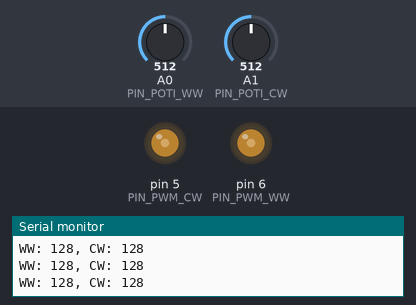
Recording of a program running on a simulated Arduino Uno, built with avr-gcc and run on an emulated ATmega328P. Shown: output pins drawn as LEDs (lit = HIGH), the last lines printed to the serial monitor. The test bench sets the inputs (shaded band); at power-on: A0 (PIN_POTI_WW) = 512, A1 (PIN_POTI_CW) = 512.

Above: at 1.2 s.
1.3 s: A0 (PIN_POTI_WW) set to 716
At 2.2 s:
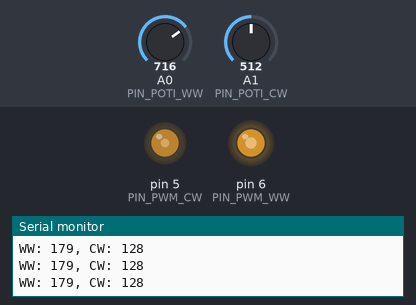
2.8 s: A1 (PIN_POTI_CW) set to 716
At 3.8 s:
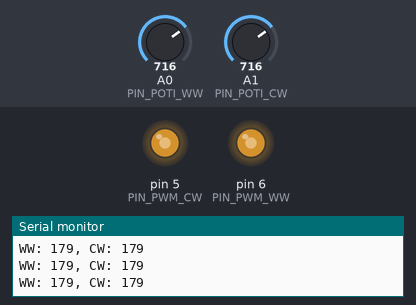
4.3 s: A0 (PIN_POTI_WW) set to 900
At 5.3 s:
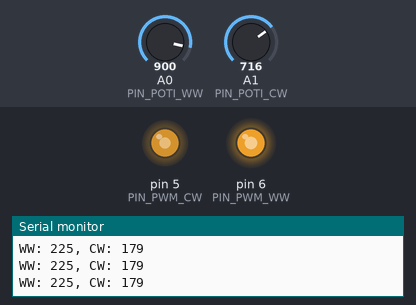
5.8 s: A1 (PIN_POTI_CW) set to 900
At 6.9 s:
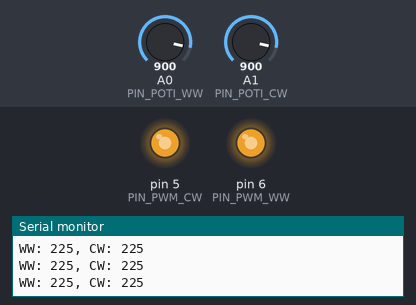
7.3 s: A0 (PIN_POTI_WW) set to 511
At 8.4 s:
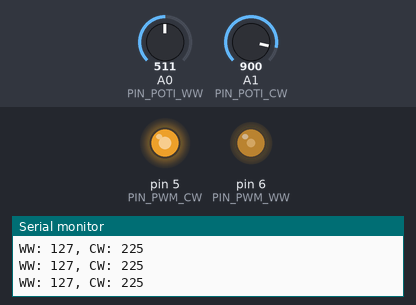
8.8 s: A1 (PIN_POTI_CW) set to 306
At 10.0 s:
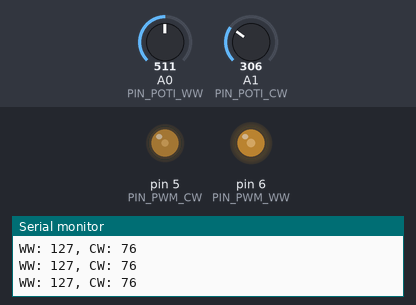
Timing chart, 0 to 11.3 s (numbered marks = the images above; inputs shaded):
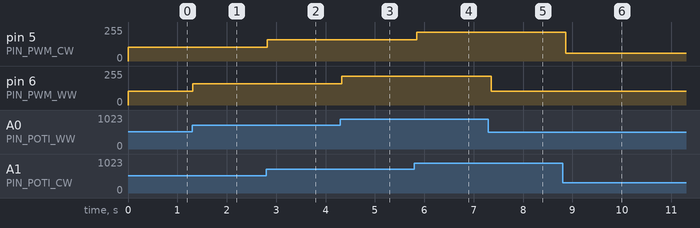

The program:

main.cpp
```cpp
#include <Arduino.h>

// Board: Arduino Uno R3 (ATmega328p)
#define PIN_PWM_WW 6
#define PIN_PWM_CW 5
#define PIN_POTI_WW A0
#define PIN_POTI_CW A1
#define GAMMA_WW_VALUE 1.5
#define GAMMA_CW_VAlUE 1.5
#define GAMMA_WW_OFFSET 22.0
#define GAMMA_CW_OFFSET 22.0
#define DIFF_OLD_TO_NEW 9

int A_ww = 0;
int A_cw = 0;
int old_A_ww = 0;
int old_A_cw = 0;

/*! @brief
 *  @param newAnalog new/current 8-bit int value
 *  @param oldAnalog old 8-bit int value
 *  @param outputPIN PWM output pin to drive LED
 *  @param valueGAMMA Value for gamma correction (typical for LED applications 1.5-3)
 *  @param offsetLEDthreshold Offset value on with the LED will turn on (0-255.0)
*/
int setLEDoutput(const int newAnalog, const int oldAnalog, const uint8_t outputPIN, const float valueGAMMA, const float offsetLEDthreshold)
{
  // Check if input changed by 4 steps
  if (((newAnalog - oldAnalog) > DIFF_OLD_TO_NEW) || ((newAnalog - oldAnalog) < -DIFF_OLD_TO_NEW))
  {
    if (newAnalog < DIFF_OLD_TO_NEW){
      analogWrite(outputPIN, 0);
    }
    else{
      // Set output based on a gamma correction with LED threshold correction
      // output = ((input/255)^gamma * 255-LEDthreshold) + LEDthreshold
      // For futher explanation and visualization look into documentation/Gamma_calculation.pdf
      analogWrite(outputPIN, (int)( (pow((float)newAnalog/255.0, valueGAMMA)*(255.0 - offsetLEDthreshold)) +offsetLEDthreshold));
    }
    return newAnalog;
  }
  return oldAnalog;
}

void setup()
{
  /* Change Prescaler of Timer0 Clock to x256
   * PIN D5 and D6 now on 244Hz
   * delay() value will be multiplied by 4
  */
  TCCR0B = (TCCR0B & B11111000) | B00000100;
  pinMode(PIN_PWM_WW, OUTPUT);
  pinMode(PIN_PWM_CW, OUTPUT);
  Serial.begin(115200);
  Serial.println("Value Test");
}

void loop()
{
  A_ww = (analogRead(PIN_POTI_WW)/4);
  A_cw = (analogRead(PIN_POTI_CW)/4);
  old_A_ww = setLEDoutput(A_ww, old_A_ww, PIN_PWM_WW, GAMMA_WW_VALUE, GAMMA_WW_OFFSET);
  old_A_cw = setLEDoutput(A_cw, old_A_cw, PIN_PWM_CW, GAMMA_CW_VAlUE, GAMMA_CW_OFFSET);
  delay(25);   // 100ms
  Serial.print("WW: ");
  Serial.print(old_A_ww);
  Serial.print(", CW: ");
  Serial.println(old_A_cw);
}
```

Measured:
- after the input at 1.3 s, pin 6 (PIN_PWM_WW): 104/255 → 159/255 at once
- after the input at 2.8 s, pin 5 (PIN_PWM_CW): 104/255 → 159/255 at once
- after the input at 4.3 s, pin 6 (PIN_PWM_WW): 159/255 → 215/255 at once
- after the input at 5.8 s, pin 5 (PIN_PWM_CW): 159/255 → 215/255 after 0.05 s
- after the input at 7.3 s, pin 6 (PIN_PWM_WW): 215/255 → 103/255 after 0.06 s
- after the input at 8.8 s, pin 5 (PIN_PWM_CW): 215/255 → 59/255 after 0.07 s
